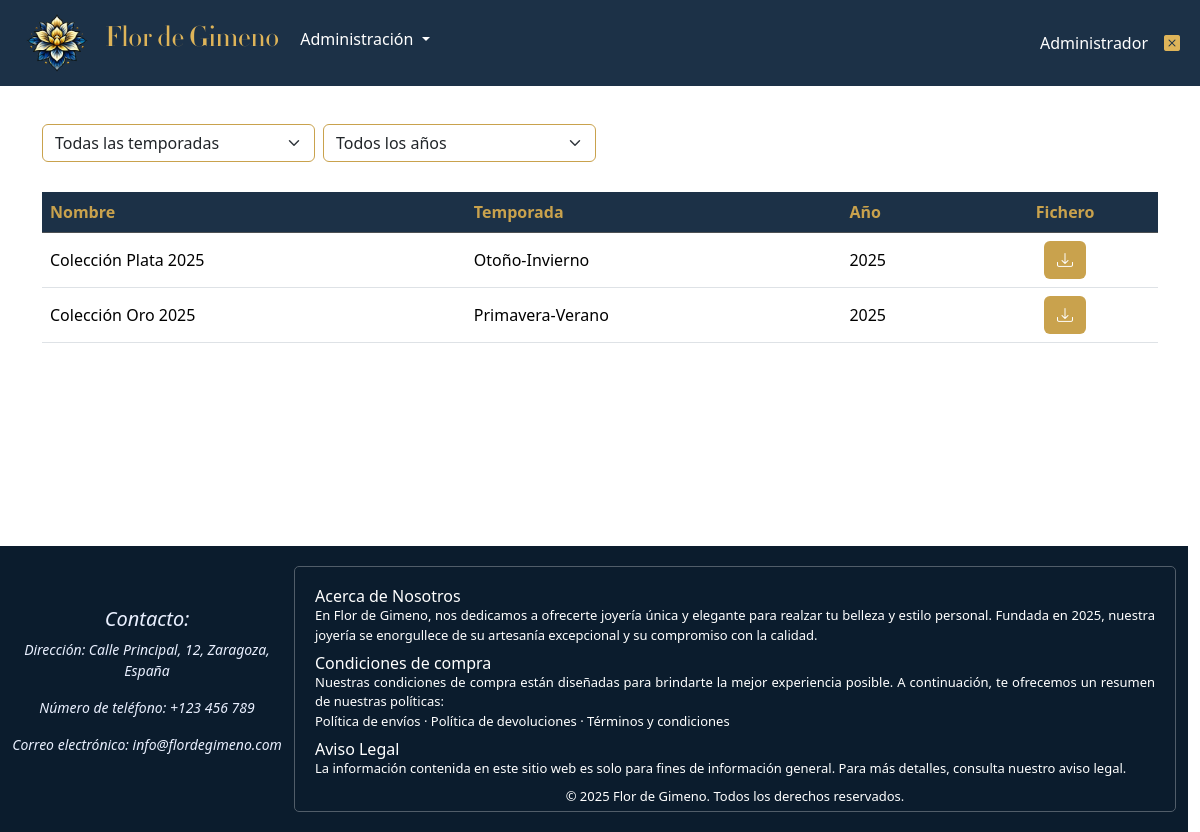
Screenshot of /catalogos.php (signed in) with the database file from the repository.
### tables this page shows
CREATE TABLE catalogos (
    idCatalogo INT AUTO_INCREMENT PRIMARY KEY,
    nombre VARCHAR(150) NOT NULL,
    temporada VARCHAR(100),
    año INT,
    archivoPDF VARCHAR(255),
    activo BIT(1) DEFAULT 1
);

### modelos/catalogo.php (called while the page is built, shortened)
<?php
class Catalogo {
    public static function listado($pag) {
        $tamPagina = TAM_PAGINA2;
        $offset = ($pag-1) * $tamPagina;
        $bd = abrirBD();
        $st = $bd->prepare("SELECT c.* FROM catalogos c
            WHERE activo = 1
            ORDER BY idCatalogo DESC
            LIMIT ?,?;");
        $st->bind_param('ii',$offset,$tamPagina);
        $ok = $st->execute();
        $res = $st->get_result();
        $catalogos = [];
        while ($catalogo = $res->fetch_assoc()) {
            $catalogos[] = $catalogo;
        }
        return $catalogos;
    }
}

### lib/funciones.php (called while the page is built, shortened)
<?php
function e($s){
    return htmlspecialchars($s, ENT_QUOTES);
}

### catalogos.php (the view, shortened to what this page needs)
<?php
require_once __DIR__.'/modelos/catalogo.php';
require_once __DIR__.'/lib/funciones.php';
if (isset($_GET['pag'])) {
    $pag = $_GET['pag'];
} else {
    $pag = 1;
}
$temporada = $_GET['temporada'] ?? '';
$año = $_GET['año'] ?? '';
if ($temporada !== '' || $año !== '') {
    $catalogos = Catalogo::listadoFiltrado($temporada, $año, $pag);
    $numCatalogos = Catalogo::cuentaFiltrado($temporada, $año);
} else {
    $catalogos = Catalogo::listado($pag);
}
include __DIR__.'/include/cabecera.php';
include __DIR__.'/include/menu.php';
?>
<form method="GET" action="catalogos.php" id="formFiltros" class="row g-2 mt-3 filtros">
    <div class="col-md-3">
        <select name="temporada" class="form-select filtro-auto">
            <option value="">Todas las temporadas</option>
        </select>
    </div>
    <div class="col-md-3">
        <select name="año" class="form-select filtro-auto">
            <option value="">Todos los años</option>
        </select>
    </div>
</form>
<?php if (!empty($catalogos)) : ?>
    <table class="table table-hover table-catalogos">
        <thead class="table-dark">
            <tr>
                <th>Nombre</th>
                <th>Temporada</th>
                <th>Año</th>
                <th style="text-align: center;">Fichero</th>
            </tr>
        </thead>
        <tbody>
            <?php foreach ($catalogos as $catalogo) : ?>
                <tr id="fila<?= e($catalogo['idCatalogo'])?>">
                    <td><?= e($catalogo['nombre'])?></td>
                    <td><?= e($catalogo['temporada'])?></td>
                    <td><?= e($catalogo['año'])?></td>
                    <td style="text-align: center;">
                        <a href="ficheros/<?= e($catalogo['idCatalogo']) . '_' . e($catalogo['archivoPDF']) ?>" id="btnDescargar" class="btn btn-ok"  title="Descargar catálogo" download>
                            <i class="bi bi-download"></i>
                        </a>
                    </td>
                </tr>
            <?php endforeach; ?>
        </tbody>
    </table>
<?php endif; ?>
<?php include __DIR__.'/include/scripts.php';?>
<?php include __DIR__.'/include/pie.php';?>

### css/estilos.css (style rules this page uses)
body { padding-top: 90px; background-color: #FFFFFF; color: #1F2933; }
.table-dark th { background-color: #1c3147; color: #C9A24D; }
.btn-ok { background-color: #C9A24D; color: white; }
.cuidado-joyas .card .texto, .table-catalogos td { align-content: center; }
.table-catalogos { margin-top: 30px; }
.filtros select { border-color: #C9A24D; margin-top: 10px; }
.filtros div { text-align: center; align-content: center; }

### rows the page displays
catalogos: nombre "Colección Plata 2025", temporada "Otoño-Invierno", año "2025"
catalogos: nombre "Colección Oro 2025", temporada "Primavera-Verano", año "2025"

### other values shown
$usuario->nombre "Administrador"
